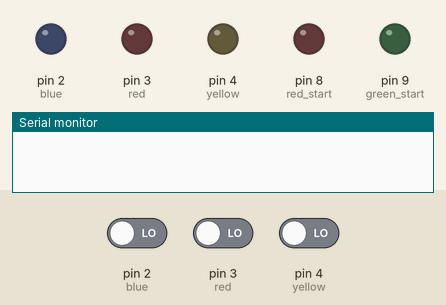
Simulated run of this sketch. Board: Arduino Uno, built with avr-gcc and run on an emulated ATmega328P. Parts: output pins drawn as LEDs (lit = HIGH), the last lines printed to the serial monitor. Dashed ring = blinking. The inputs (shaded band) are chosen by the test bench; at power-on: pin 2 (blue) LOW, pin 3 (red) LOW, pin 4 (yellow) LOW. Random numbers use the default seed unless the sketch sets one.

Above: at 0.8 s.
0.9 s: pin 2 (blue) driven HIGH
At 1.5 s:
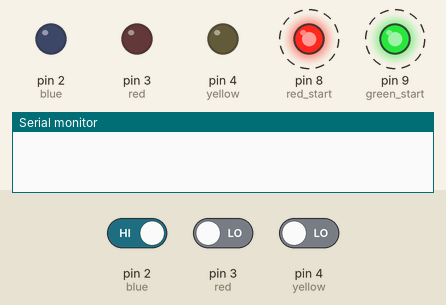
At 3.8 s:
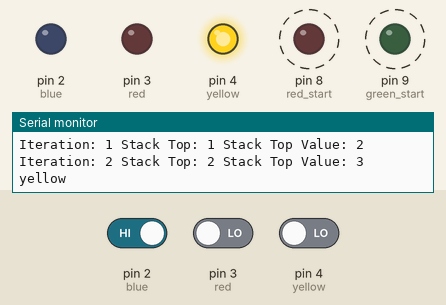
3.9 s: pin 2 (blue) driven LOW and pin 3 (red) driven HIGH
6.9 s: pin 3 (red) driven LOW
8.4 s: pin 4 (yellow) driven HIGH
At 9.6 s:
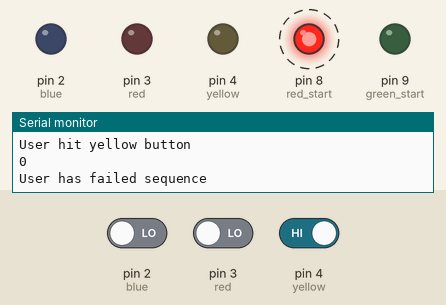
11.4 s: pin 3 (red) driven HIGH and pin 4 (yellow) driven LOW
Timing chart, 0 to 25.9 s (numbered marks = the images above; inputs shaded):
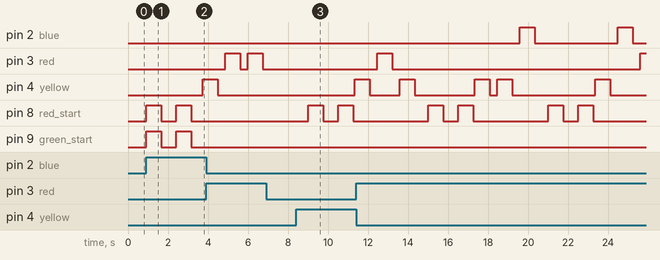

Measured:
- after the input at 0.9 s, pin 4 (yellow): LOW → HIGH after 2.8 s; pin 8 (red_start), pin 9 (green_start): alternates HIGH for 0.75 s and LOW for 0.75 s, starting at once
- after the input at 6.9 s, every drawn part: stays the same
- after the input at 8.4 s, pin 4 (yellow): LOW → HIGH after 2.9 s; pin 8 (red_start): alternates HIGH for 0.75 s and LOW for 0.75 s, starting after 0.60 s
- by itself, pin 2 (blue): alternates HIGH for 0.75 s and LOW for 4.1 s

The sketch:

main.ino
```cpp
int blue = 2;
int red = 3;
int yellow = 4;
int green_start = 9;
int red_start = 8;

int output_wait_time = 750;
unsigned long input_wait_time = 2000;
// Change stack length to change the length of the sequence
int stack_top = -1;
int stack_length = 3;
unsigned long start_time;
int stack[10];
bool debug = true;
bool game_start = false;


void setup() {
  Serial.begin(9600);
  pinMode(green_start, OUTPUT);
  pinMode(red_start, OUTPUT);

//  Pin modes for blue, red, and yellow are dynamically changed from OUTPUT to INPUT, and back to OUTPUT throughout the program
  pinMode(blue, OUTPUT);
  pinMode(red, OUTPUT);
  pinMode(yellow, OUTPUT);

//  Restart game function also begins the game.
  restart_game();

}

void loop() {


if (check_user_input()) {
//  If user gets a step correct we remove the element on the top of the stack
    stack_top = stack_top - 1;
    if (stack_top == -1) {
      if (debug) {
        Serial.println("User has completed sequence");
      }
      victory();
      restart_game();
    }
  } else {
      if (debug) {
        Serial.println("User has failed sequence");
      }
      // Incorrect input
      loss();
      // Restart the game
      restart_game();
  }
}

void generate_pattern() {
//  generates three random numbers between 1 and 3 and stores them in the stack
  for (int i = 0; i < stack_length; ++i) {
    stack[i] = random(1, 4);
//  Increment stack_top. this tells us the how full our stack is
    stack_top++;
    if (debug) {
      Serial.print("Iteration: ");
      Serial.print(i);
      Serial.print(" Stack Top: ");
      Serial.print(stack_top);
      Serial.print(" Stack Top Value: ");
      Serial.print(stack[i]);
      Serial.println();
    }
  }
}

void display_pattern() {
//  Change LED mode to output to display the lights
  pinMode(blue, OUTPUT);
  pinMode(red, OUTPUT);
  pinMode(yellow, OUTPUT);
  long colour;
//  Traverse the stack from top to bottom displaying each element as an LED signal on the board
  for (int i = stack_length - 1; i >= 0; --i) {
    colour = stack[i];
    // Turn on LED based on colour
    if (colour == 1) {
      if (debug) {
        Serial.println("blue");
      }
      digitalWrite(blue, HIGH);
      delay(output_wait_time);
      digitalWrite(blue, LOW);
    } else if (colour == 2) {
        if (debug) {
          Serial.println("red");
        }
        digitalWrite(red, HIGH);
        delay(output_wait_time);
        digitalWrite(red, LOW);
    } else {
        if (debug) {
          Serial.println("yellow");
        }
        digitalWrite(yellow, HIGH);
        delay(output_wait_time);
        digitalWrite(yellow, LOW);
    }
  delay(output_wait_time / 2);
  }
}

bool check_user_input() {
  pinMode(blue, INPUT);
  pinMode(red, INPUT);
  pinMode(yellow, INPUT);
  while (true) {
    if (digitalRead(red) == HIGH) {
      if (debug) {
        Serial.println("User hit red button");
        Serial.println(2L == stack[stack_top]);
      }
      delay(300);
      return (2L == stack[stack_top]);
    }
    if (digitalRead(blue) == HIGH) {
      if (debug) {
        Serial.println("User hit blue button");
        Serial.println(1L == stack[stack_top]);
      }
      delay(300);
      return (1L == stack[stack_top]);
    }

    if (digitalRead(yellow) == HIGH) {
      if (debug) {
        Serial.println("User hit yellow button");
        Serial.println(3L == stack[stack_top]);
      }
      delay(300);
      return (3L == stack[stack_top]);
    }

  }
}

void restart_game() {
// Restart the game with a new LED sequence.
// when the arduino is first supplied power the game will not begin until the user hits one of the three buttons.
// after the user hits one of the three buttons to start the game the red and green start LED's will flash a couple of times to tell the player they have started the game.
  pinMode(blue, INPUT);
  pinMode(red, INPUT);
  pinMode(yellow, INPUT);
  if (not game_start){
    game_start = true;
    while (1) {
      if (digitalRead(blue) == HIGH or digitalRead(red) == HIGH or digitalRead(yellow) == HIGH){
        break;
      }
    }
    digitalWrite(green_start, HIGH);
    digitalWrite(red_start, HIGH);
    delay(output_wait_time);
    digitalWrite(green_start, LOW);
    digitalWrite(red_start, LOW);
    delay(output_wait_time);
    digitalWrite(green_start, HIGH);
    digitalWrite(red_start, HIGH);
    delay(output_wait_time);
    digitalWrite(green_start, LOW);
    digitalWrite(red_start, LOW);
    delay(500);

  }


  stack_top = -1;
  generate_pattern();
  display_pattern();
}

void victory() {
//  Flashes the green LED to signify the user has completed the sequence.
  digitalWrite(green_start, HIGH);
  delay(output_wait_time);
  digitalWrite(green_start, LOW);
  delay(output_wait_time);
  digitalWrite(green_start, HIGH);
  delay(output_wait_time);
  digitalWrite(green_start, LOW);

}

void loss() {
//  Flashes the red LED to signify the user has not completed the sequence properly.
  digitalWrite(red_start, HIGH);
  delay(output_wait_time);
  digitalWrite(red_start, LOW);
  delay(output_wait_time);
  digitalWrite(red_start, HIGH);
  delay(output_wait_time);
  digitalWrite(red_start, LOW);
}
```
